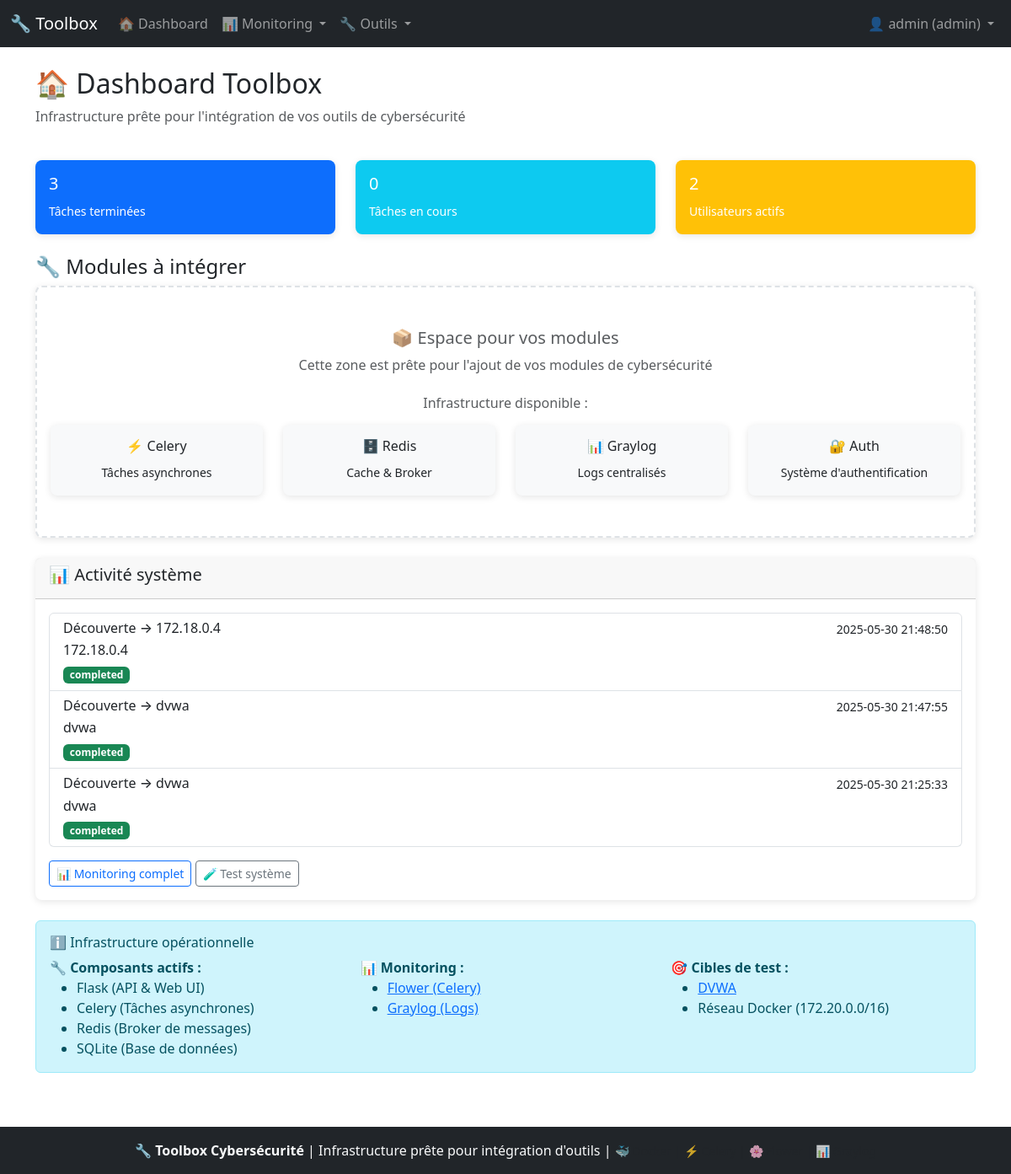
The page /dashboard (signed in) on the database as committed earlier.
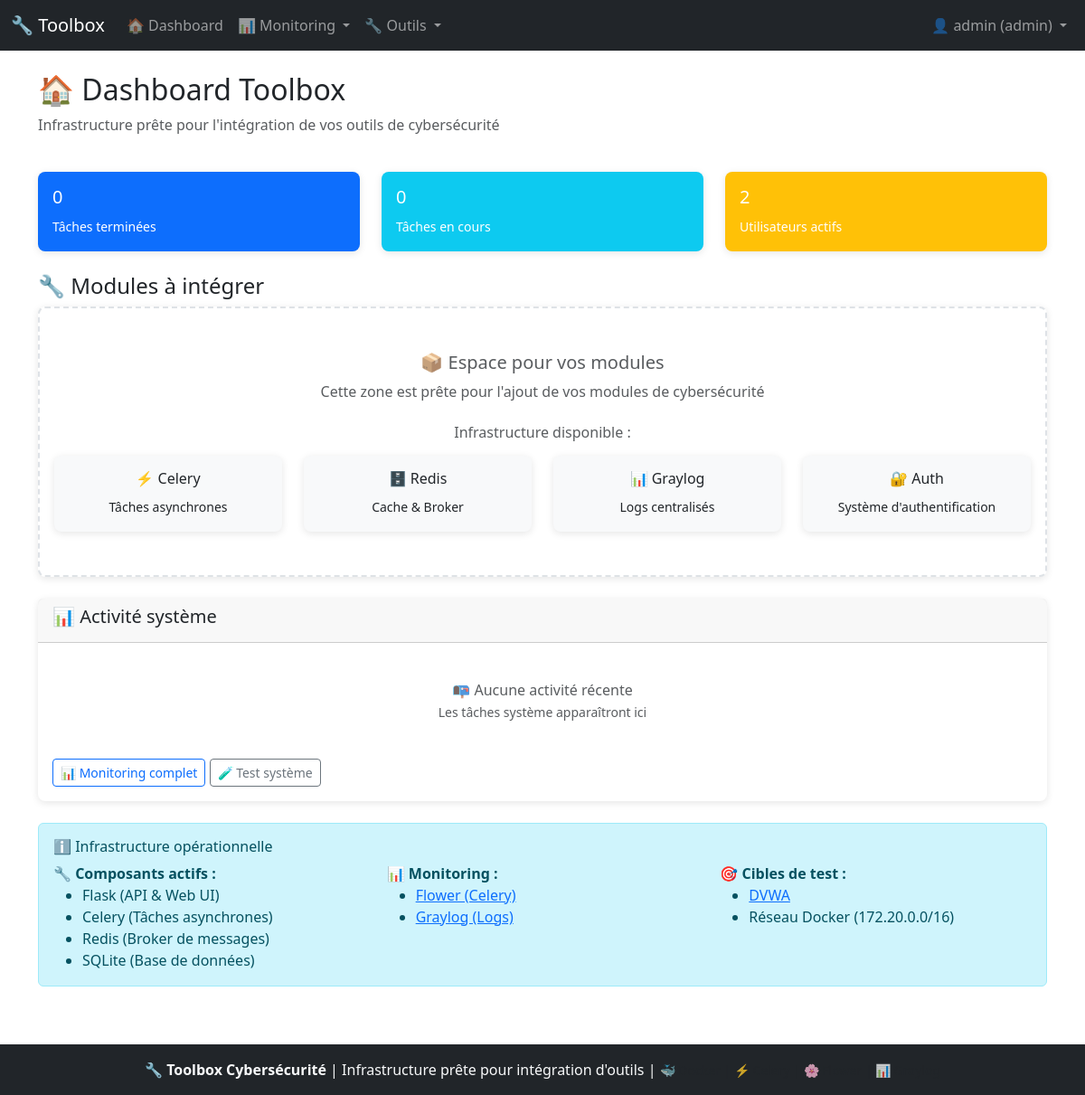
The same page on the database as committed later.
### tables this page shows
CREATE TABLE tasks (
                    id INTEGER PRIMARY KEY AUTOINCREMENT,
                    task_id TEXT UNIQUE NOT NULL,
                    task_name TEXT NOT NULL,
                    task_type TEXT NOT NULL,
                    target TEXT,
                    status TEXT DEFAULT 'pending',
                    progress INTEGER DEFAULT 0,
                    user_id INTEGER,
                    started_at TIMESTAMP DEFAULT CURRENT_TIMESTAMP,
                    completed_at TIMESTAMP,
                    result_summary TEXT,
                    error_message TEXT,
                    raw_output TEXT,
                    hidden BOOLEAN DEFAULT 0,
                    FOREIGN KEY (user_id) REFERENCES users (id)
                );

### api/main.py (the view)
@main_bp.route('/dashboard')
@login_required
def dashboard():
    try:
        stats = current_app.db.get_stats()
        user_id = session.get('user_id')
        user_role = session.get('role')
        if user_role == 'admin':
            recent_tasks = current_app.db.get_tasks(limit=5)
        else:
            recent_tasks = current_app.db.get_tasks(user_id=user_id, limit=5)
        return render_template('dashboard/dashboard.html',
                             stats=stats or {},
                             recent_tasks=recent_tasks or [])
    except Exception as e:
        logger.error(f"Erreur dashboard: {e}")
        return render_template('dashboard/dashboard.html',
                             stats={},
                             recent_tasks=[])

### app.py (called while the page is built)
def register_template_helpers(app):
    @app.context_processor
    def inject_user():
        return {
            'current_user': app.auth.get_current_user(),
            'app_name': 'Toolbox Cybersécurité',
            'app_version': '2.0'
        }

### auth.py (called while the page is built)
def login_required(f):
    @wraps(f)
    def decorated_function(*args, **kwargs):
        if 'user_id' not in session:
            if request.is_json:
                return jsonify({'error': 'Authentication required'}), 401
            else:
                flash('Connexion requise', 'warning')
                return redirect(url_for('main.login'))
        return f(*args, **kwargs)
    return decorated_function

    def get_current_user(self) -> dict:
        return {
            'id': session.get('user_id'),
            'username': session.get('username'),
            'role': session.get('role'),
            'is_authenticated': 'user_id' in session
        }

### templates/dashboard/dashboard.html (shortened to what the changed rows need)
{% extends "base.html" %}
{% block content %}
<div class="row mb-4">
  <div class="col-md-12">
    <h2>🏠 Dashboard Toolbox</h2>
  </div>
</div>
<div class="row mb-4">
  <div class="col-md-4">
    <div class="card bg-primary text-white">
      <div class="card-body">
        <h5>{{ stats.get('tasks', {}).get('completed', 0) }}</h5>
        <small>Tâches terminées</small>
      </div>
    </div>
  </div>
</div>
<div class="row">
  <div class="col-md-12">
    <div class="card">
      <div class="card-body">
        {% if recent_tasks and recent_tasks|length > 0 %}
          <div class="list-group">
            {% for task in recent_tasks %}
            <div class="list-group-item">
              <div class="d-flex w-100 justify-content-between">
                <h6 class="mb-1">{{ task.task_name or 'Tâche système' }}</h6>
                <small>{{ task.started_at or 'Date inconnue' }}</small>
              </div>
              <p class="mb-1">{{ task.target or 'N/A' }}</p>
              <small class="badge bg-{{ 'success' if task.status == 'completed' else 'primary' if task.status == 'running' else 'danger' }}">
                {{ task.status or 'unknown' }}
              </small>
            </div>
            {% endfor %}
          </div>
        {% else %}
          <div class="text-center text-muted py-4">
            📭 Aucune activité récente
            <br><small>Les tâches système apparaîtront ici</small>
          </div>
        {% endif %}
        <div class="mt-3">
          <a href="{{ url_for('tasks.tasks_dashboard') }}" class="btn btn-outline-primary btn-sm">📊 Monitoring complet</a>
          <a href="{{ url_for('tasks.test_task_page') }}" class="btn btn-outline-secondary btn-sm">🧪 Test système</a>
        </div>
      </div>
    </div>
  </div>
</div>
{% endblock %}

Rows that differ between the two databases and show on the page:
no longer on this page (row edited): tasks: task_name "Découverte → 172.18.0.4", started_at "2025-05-30 21:48:50", target "172.18.0.4", status "completed"
no longer on this page (row edited): tasks: task_name "Découverte → dvwa", started_at "2025-05-30 21:47:55", target "dvwa", status "completed"
no longer on this page (row edited): tasks: task_name "Découverte → dvwa", started_at "2025-05-30 21:25:33", target "dvwa", status "completed"
Other text that changed with them:
{{ stats.get('tasks', {}).get('completed', 0) }}: "3" → "0"
text now shown: "📭 Aucune activité récente Les tâches système apparaîtront ici"
